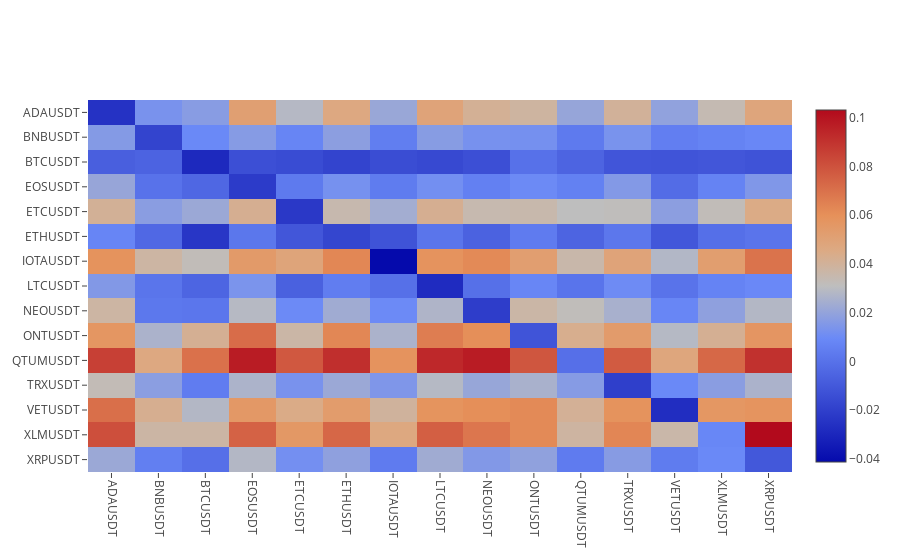
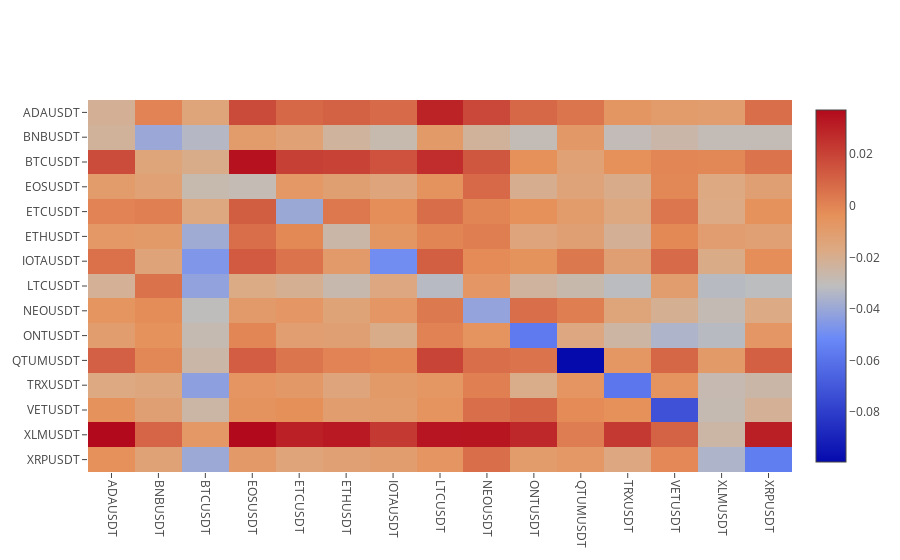
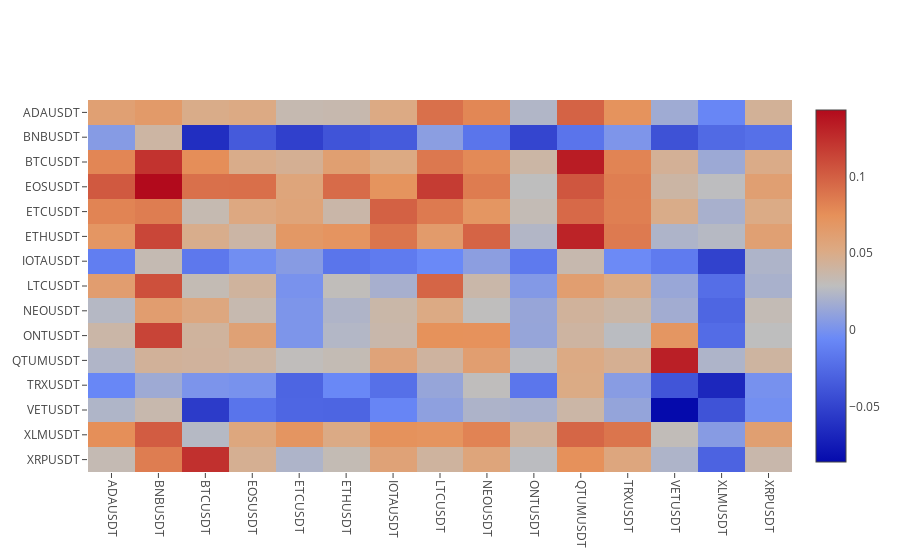

The cell these charts' notebook holds for them, in order:
### Markdown cell above
#### Lagged-sectional correlations

- Lagged returns (5min/1H/12H) on x-axis
- Blue diagonal represents self mean reversion
- No particular Bitcoin lead lag effect on smaller cryptocurrencies

### Code cell
plt.plot_corr_heatmap(st.lagged_correlation(data, 'r5', 5), False)
plt.plot_corr_heatmap(st.lagged_correlation(data, 'r60', 60), False)
plt.plot_corr_heatmap(st.lagged_correlation(data, 'r720', 720), False)

### Figure 1 — Plotly figure (JSON) as saved in the notebook; plotly's stock layout.template omitted (floating-point values rounded to 4 significant figures; data arrays with more than 128 entries replaced by an {"elided": "..."} marker saying what was removed)
{"data": [{"colorscale": "RdBu", "type": "heatmap", "uid": "69b269a5-589e-4a03-b351-02f4a5d0ee20", "x": ["ADAUSDT", "BNBUSDT", "BTCUSDT", "EOSUSDT", "ETCUSDT", "ETHUSDT", "IOTAUSDT", "LTCUSDT", "NEOUSDT", "ONTUSDT", "QTUMUSDT", "TRXUSDT", "VETUSDT", "XLMUSDT", "XRPUSDT"], "y": ["ADAUSDT", "BNBUSDT", "BTCUSDT", "EOSUSDT", "ETCUSDT", "ETHUSDT", "IOTAUSDT", "LTCUSDT", "NEOUSDT", "ONTUSDT", "QTUMUSDT", "TRXUSDT", "VETUSDT", "XLMUSDT", "XRPUSDT"], "z": {"elided": "15x15 float values"}}], "layout": {"autosize": true, "xaxis": {"automargin": true, "side": "bottom", "tickangle": 90}, "yaxis": {"automargin": true, "autorange": "reversed"}}}

### Figure 2 — Plotly figure (JSON) as saved in the notebook; plotly's stock layout.template omitted (floating-point values rounded to 4 significant figures; data arrays with more than 128 entries replaced by an {"elided": "..."} marker saying what was removed)
{"data": [{"colorscale": "RdBu", "type": "heatmap", "uid": "121cebb1-bd8d-4532-bc21-a4affc75be7b", "x": ["ADAUSDT", "BNBUSDT", "BTCUSDT", "EOSUSDT", "ETCUSDT", "ETHUSDT", "IOTAUSDT", "LTCUSDT", "NEOUSDT", "ONTUSDT", "QTUMUSDT", "TRXUSDT", "VETUSDT", "XLMUSDT", "XRPUSDT"], "y": ["ADAUSDT", "BNBUSDT", "BTCUSDT", "EOSUSDT", "ETCUSDT", "ETHUSDT", "IOTAUSDT", "LTCUSDT", "NEOUSDT", "ONTUSDT", "QTUMUSDT", "TRXUSDT", "VETUSDT", "XLMUSDT", "XRPUSDT"], "z": {"elided": "15x15 float values"}}], "layout": {"autosize": true, "xaxis": {"automargin": true, "side": "bottom", "tickangle": 90}, "yaxis": {"automargin": true, "autorange": "reversed"}}}

### Figure 3 — Plotly figure (JSON) as saved in the notebook; plotly's stock layout.template omitted (floating-point values rounded to 4 significant figures; data arrays with more than 128 entries replaced by an {"elided": "..."} marker saying what was removed)
{"data": [{"colorscale": "RdBu", "type": "heatmap", "uid": "e1b32109-c91e-4a02-a05f-7bf61169f83a", "x": ["ADAUSDT", "BNBUSDT", "BTCUSDT", "EOSUSDT", "ETCUSDT", "ETHUSDT", "IOTAUSDT", "LTCUSDT", "NEOUSDT", "ONTUSDT", "QTUMUSDT", "TRXUSDT", "VETUSDT", "XLMUSDT", "XRPUSDT"], "y": ["ADAUSDT", "BNBUSDT", "BTCUSDT", "EOSUSDT", "ETCUSDT", "ETHUSDT", "IOTAUSDT", "LTCUSDT", "NEOUSDT", "ONTUSDT", "QTUMUSDT", "TRXUSDT", "VETUSDT", "XLMUSDT", "XRPUSDT"], "z": {"elided": "15x15 float values"}}], "layout": {"autosize": true, "xaxis": {"automargin": true, "side": "bottom", "tickangle": 90}, "yaxis": {"automargin": true, "autorange": "reversed"}}}
